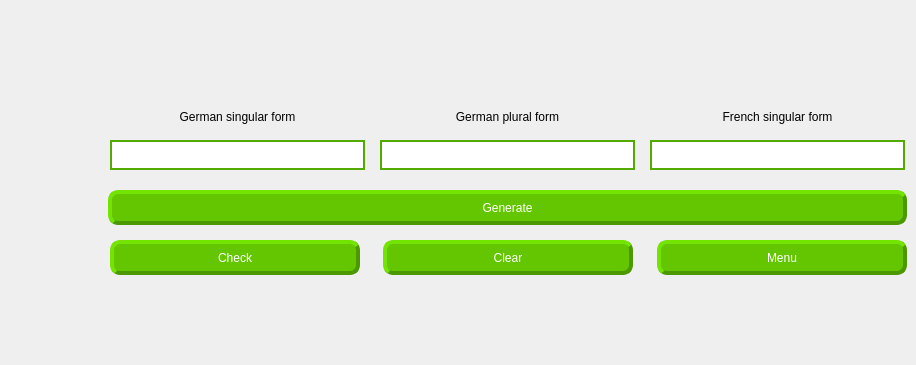
      <widget class="QWidget" name="page">
       <widget class="QPushButton" name="btnGenerateNounPlural">
        <property name="geometry">
         <rect>
          <x>108</x>
          <y>190</y>
          <width>799</width>
          <height>35</height>
         </rect>
        </property>
        <property name="styleSheet">
         <string notr="true">QPushButton {
    background-color: rgb(99, 198, 0);
    border-style: outset;
    border-width: 4px;
    border-radius: 10px;
    border-color: rgb(76, 152, 0);
    padding: 6px;
	font: 75 10pt &quot;Arial Black&quot;;
	color: rgb(255, 255, 255);
}
QPushButton:pressed {
    background-color:rgb(76, 152, 0);
    border-style: inset;
}

QPushButton:hover
{
	background-color: rgb(76, 152, 0);
}</string>
        </property>
        <property name="text">
         <string>Generate</string>
        </property>
       </widget>
       <widget class="QPushButton" name="btnCheckPlural">
        <property name="geometry">
         <rect>
          <x>110</x>
          <y>240</y>
          <width>250</width>
          <height>35</height>
         </rect>
        </property>
        <property name="styleSheet">
         <string notr="true">QPushButton {
    background-color: rgb(99, 198, 0);
    border-style: outset;
    border-width: 4px;
    border-radius: 10px;
    border-color: rgb(76, 152, 0);
    padding: 6px;
	font: 75 10pt &quot;Arial Black&quot;;
	color: rgb(255, 255, 255);
}
QPushButton:pressed {
    background-color:rgb(76, 152, 0);
    border-style: inset;
}

QPushButton:hover
{
	background-color: rgb(76, 152, 0);
}</string>
        </property>
        <property name="text">
         <string>Check</string>
        </property>
       </widget>
       <widget class="QPushButton" name="btnClearPlural">
        <property name="geometry">
         <rect>
          <x>383</x>
          <y>240</y>
          <width>250</width>
          <height>35</height>
         </rect>
        </property>
        <property name="styleSheet">
         <string notr="true">QPushButton {
    background-color: rgb(99, 198, 0);
    border-style: outset;
    border-width: 4px;
    border-radius: 10px;
    border-color: rgb(76, 152, 0);
    padding: 6px;
	font: 75 10pt &quot;Arial Black&quot;;
	color: rgb(255, 255, 255);
}
QPushButton:pressed {
    background-color:rgb(76, 152, 0);
    border-style: inset;
}

QPushButton:hover
{
	background-color: rgb(76, 152, 0);
}</string>
        </property>
        <property name="text">
         <string>Clear</string>
        </property>
       </widget>
       <widget class="QPushButton" name="btnMenuPlural">
        <property name="geometry">
         <rect>
          <x>657</x>
          <y>240</y>
          <width>250</width>
          <height>35</height>
         </rect>
        </property>
        <property name="styleSheet">
         <string notr="true">QPushButton {
    background-color: rgb(99, 198, 0);
    border-style: outset;
    border-width: 4px;
    border-radius: 10px;
    border-color: rgb(76, 152, 0);
    padding: 6px;
	font: 75 10pt &quot;Arial Black&quot;;
	color: rgb(255, 255, 255);
}
QPushButton:pressed {
    background-color:rgb(76, 152, 0);
    border-style: inset;
}

QPushButton:hover
{
	background-color: rgb(76, 152, 0);
}</string>
        </property>
        <property name="text">
         <string>Menu</string>
        </property>
       </widget>
       <widget class="QLabel" name="label_22">
        <property name="geometry">
         <rect>
          <x>-15</x>
          <y>5</y>
          <width>821</width>
          <height>351</height>
         </rect>
        </property>
        <property name="styleSheet">
         <string notr="true">background-image: url(:/windowsBackground/Pictures/BackgroundSubWindow.PNG);
background-repeat:no-repeat;
background-position:center center;</string>
        </property>
        <property name="text">
         <string/>
        </property>
       </widget>
       <widget class="QLabel" name="label_14">
        <property name="geometry">
         <rect>
          <x>110</x>
          <y>100</y>
          <width>255</width>
          <height>24</height>
         </rect>
        </property>
        <property name="styleSheet">
         <string notr="true">QLabel {
	font: 87 10pt &quot;Arial Black&quot;;
}</string>
        </property>
        <property name="text">
         <string>German singular form</string>
        </property>
        <property name="alignment">
         <set>Qt::AlignBottom|Qt::AlignHCenter</set>
        </property>
       </widget>
       <widget class="QLabel" name="label_15">
        <property name="geometry">
         <rect>
          <x>380</x>
          <y>100</y>
          <width>255</width>
          <height>24</height>
         </rect>
        </property>
        <property name="styleSheet">
         <string notr="true">QLabel {
	font: 87 10pt &quot;Arial Black&quot;;
}</string>
        </property>
        <property name="text">
         <string>German plural form</string>
        </property>
        <property name="alignment">
         <set>Qt::AlignBottom|Qt::AlignHCenter</set>
        </property>
       </widget>
       <widget class="QLabel" name="label_16">
        <property name="geometry">
         <rect>
          <x>650</x>
          <y>100</y>
          <width>255</width>
          <height>24</height>
         </rect>
        </property>
        <property name="styleSheet">
         <string notr="true">QLabel {
	font: 87 10pt &quot;Arial Black&quot;;
}</string>
        </property>
        <property name="text">
         <string>French singular form</string>
        </property>
        <property name="alignment">
         <set>Qt::AlignBottom|Qt::AlignHCenter</set>
        </property>
       </widget>
       <widget class="QLineEdit" name="frenchSingularForm">
        <property name="geometry">
         <rect>
          <x>650</x>
          <y>140</y>
          <width>255</width>
          <height>30</height>
         </rect>
        </property>
        <property name="font">
         <font>
          <family>Arial</family>
          <pointsize>10</pointsize>
          <weight>75</weight>
          <bold>true</bold>
         </font>
        </property>
        <property name="styleSheet">
         <string notr="true">QLineEdit {
    border-width: 2px;
    border-style: solid;
    border-color:rgb(85, 170, 0);
}</string>
        </property>
       </widget>
       <widget class="QLineEdit" name="germanPluralForm">
        <property name="geometry">
         <rect>
          <x>380</x>
          <y>140</y>
          <width>255</width>
          <height>30</height>
         </rect>
        </property>
        <property name="font">
         <font>
          <family>Arial</family>
          <pointsize>10</pointsize>
          <weight>75</weight>
          <bold>true</bold>
         </font>
        </property>
        <property name="styleSheet">
         <string notr="true">QLineEdit {
    border-width: 2px;
    border-style: solid;
    border-color:rgb(85, 170, 0);
}</string>
        </property>
       </widget>
       <widget class="QLineEdit" name="germanSingularForm">
        <property name="geometry">
         <rect>
          <x>110</x>
          <y>140</y>
          <width>255</width>
          <height>30</height>
         </rect>
        </property>
        <property name="font">
         <font>
          <family>Arial</family>
          <pointsize>10</pointsize>
          <weight>75</weight>
          <bold>true</bold>
         </font>
        </property>
        <property name="styleSheet">
         <string notr="true">QLineEdit {
    border-width: 2px;
    border-style: solid;
    border-color:rgb(85, 170, 0);
}</string>
        </property>
       </widget>
       <zorder>label_22</zorder>
       <zorder>label_14</zorder>
       <zorder>label_15</zorder>
       <zorder>label_16</zorder>
       <zorder>frenchSingularForm</zorder>
       <zorder>germanPluralForm</zorder>
       <zorder>germanSingularForm</zorder>
       <zorder>btnGenerateNounPlural</zorder>
       <zorder>btnCheckPlural</zorder>
       <zorder>btnClearPlural</zorder>
       <zorder>btnMenuPlural</zorder>
      </widget>
